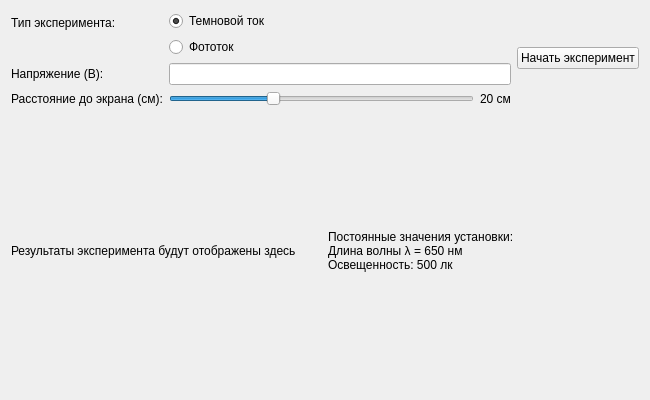
<?xml version="1.0" encoding="UTF-8"?>
<ui version="4.0">
 <class>Form</class>
 <widget class="QWidget" name="Form">
  <property name="geometry">
   <rect>
    <x>0</x>
    <y>0</y>
    <width>650</width>
    <height>400</height>
   </rect>
  </property>
  <property name="windowTitle">
   <string>Лабораторная работа : Исследование внутреннего фотоэффекта</string>
  </property>
  <layout class="QVBoxLayout" name="verticalLayout">
   <item>
    <layout class="QHBoxLayout" name="horizontalLayout">
     <item>
      <layout class="QFormLayout" name="formLayout">
       <item row="0" column="0">
        <widget class="QLabel" name="label_experiment_type">
         <property name="text">
          <string>Тип эксперимента:</string>
         </property>
        </widget>
       </item>
       <item row="0" column="1">
        <layout class="QVBoxLayout" name="experimentTypeLayout">
         <item>
          <widget class="QRadioButton" name="dark_current_radio">
           <property name="text">
            <string>Темновой ток</string>
           </property>
           <property name="checked">
            <bool>true</bool>
           </property>
          </widget>
         </item>
         <item>
          <widget class="QRadioButton" name="photo_current_radio">
           <property name="text">
            <string>Фототок</string>
           </property>
          </widget>
         </item>
        </layout>
       </item>
       <item row="1" column="0">
        <widget class="QLabel" name="label_voltage">
         <property name="text">
          <string>Напряжение (В):</string>
         </property>
        </widget>
       </item>
       <item row="1" column="1">
        <widget class="QLineEdit" name="voltage_input"/>
       </item>
       <item row="2" column="1">
        <layout class="QHBoxLayout" name="horizontalLayout_3">
         <item>
          <widget class="QSlider" name="distance_slider">
           <property name="minimum">
            <number>5</number>
           </property>
           <property name="maximum">
            <number>50</number>
           </property>
           <property name="value">
            <number>20</number>
           </property>
           <property name="orientation">
            <enum>Qt::Horizontal</enum>
           </property>
          </widget>
         </item>
         <item>
          <widget class="QLabel" name="distance_value_label">
           <property name="text">
            <string>20 см</string>
           </property>
          </widget>
         </item>
        </layout>
       </item>
       <item row="2" column="0">
        <widget class="QLabel" name="label_distance">
         <property name="text">
          <string>Расстояние до экрана (см):</string>
         </property>
        </widget>
       </item>
      </layout>
     </item>
     <item>
      <widget class="QPushButton" name="start_button">
       <property name="text">
        <string>Начать эксперимент</string>
       </property>
      </widget>
     </item>
    </layout>
   </item>
   <item>
    <layout class="QHBoxLayout" name="horizontalLayout_4">
     <item>
      <widget class="QLabel" name="result_label">
       <property name="text">
        <string>Результаты эксперимента будут отображены здесь</string>
       </property>
      </widget>
     </item>
     <item>
      <widget class="QLabel" name="constants_label">
       <property name="text">
        <string>Постоянные значения установки:
Длина волны λ = 650 нм
Освещенность: 500 лк</string>
       </property>
      </widget>
     </item>
    </layout>
   </item>
  </layout>
 </widget>
 <resources/>
 <connections/>
</ui>
